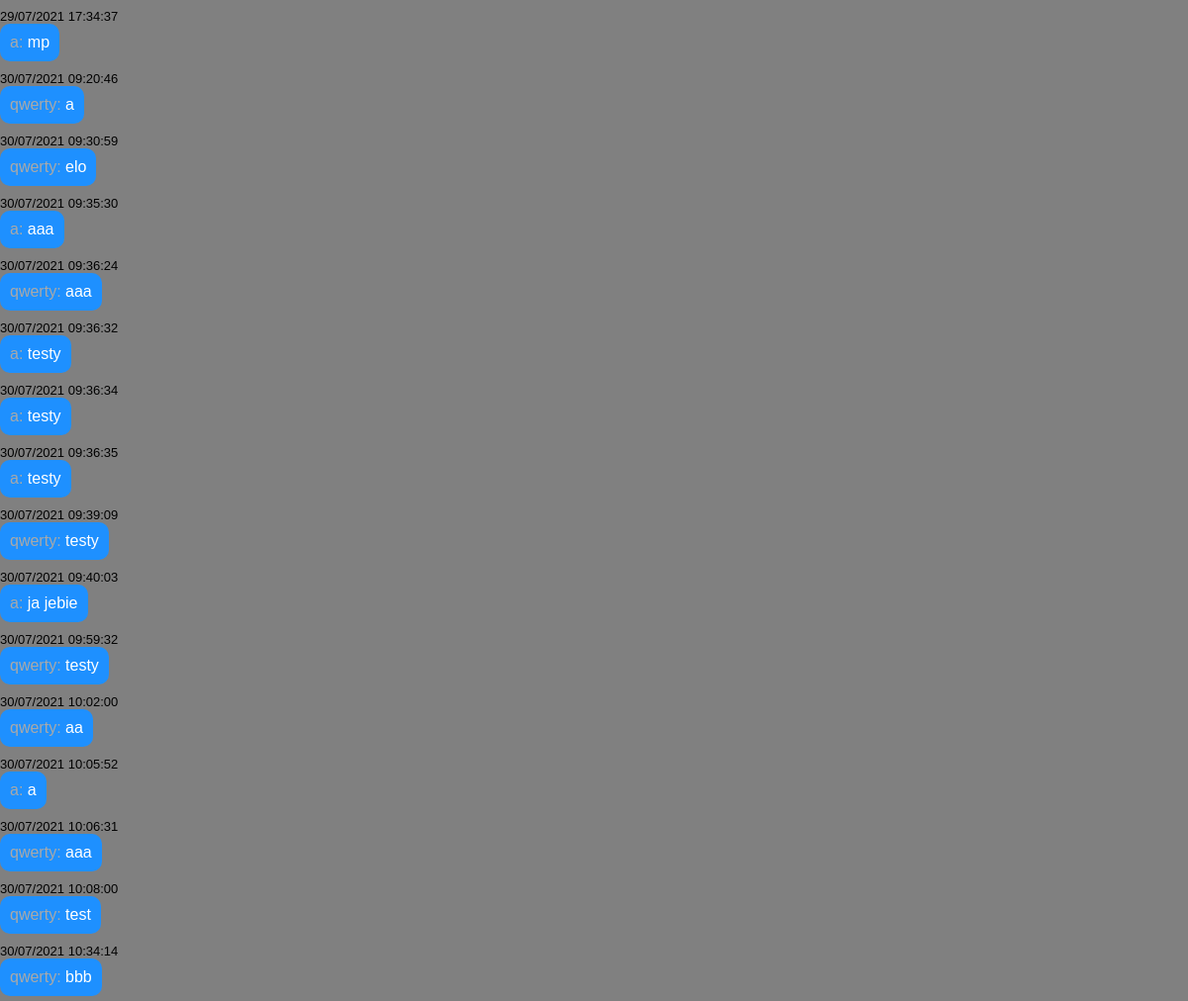
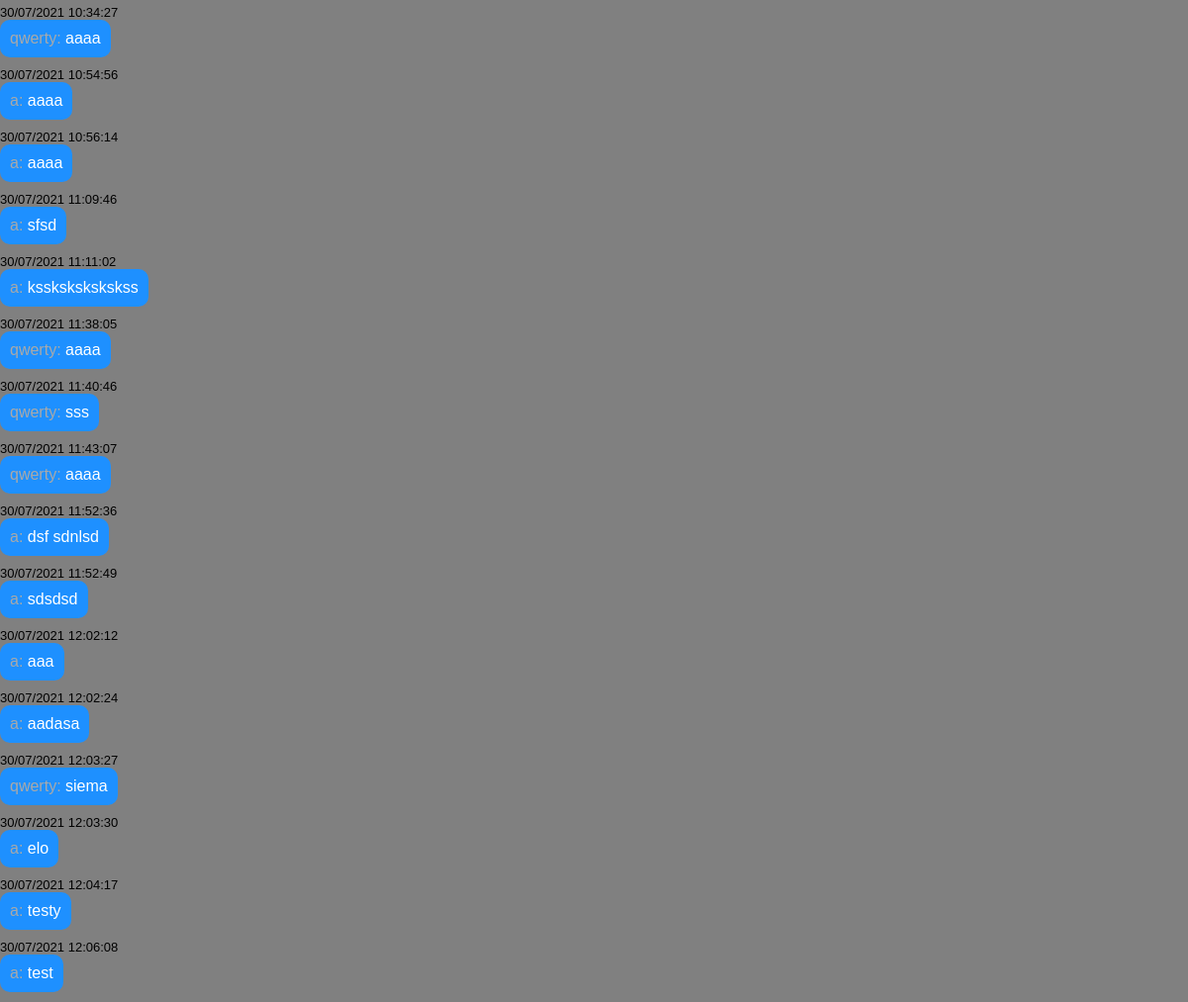
Page /chatbox on the committed database (2 pictures, top to bottom).
### tables this page shows
CREATE TABLE messages (id INTEGER, user_id INTEGER, text TEXT NOT NULL, date TEXT NOT NULL, PRIMARY KEY(id));

CREATE TABLE users (id INTEGER, username TEXT NOT NULL, hash TEXT NOT NULL, PRIMARY KEY(id));

### app.py (the view)
@app.route("/chatbox")
def chatbox():
    messages = db.execute("SELECT * FROM messages")
    users = db.execute("SELECT * FROM users")
    return render_template("chatbox.html", messages=messages, users=users)

### templates/chatbox.html
{% extends "layout.html" %}
{% block body %}
    <div id="chatbox">
    {% for message in messages %}
        {%if message.user_id == session.user_id %}
            <p class="date user_date">{{ message.date }}</p>
            <p class="message user_message"></span>{{ message.text }}</p>
        {% else %}
            <p class="date">{{ message.date }}</p>
            <p class="message"><span class="sender">{{ users[message.user_id - 1].username }}:</span> {{ message.text }}</p>
        {% endif %}
    {% endfor %}
    </div>
{% endblock %}

### templates/layout.html (shortened to what this page needs)
<!DOCTYPE html>
<html lang="en">
    <head>
        <link href="/static/styles.css" rel="stylesheet" type="text/css">
    </head>
    <body>
        {% block body %}{% endblock %}
    </body>
</html>

### static/styles.css (style rules this page uses)
* { margin: 0; padding: 0; font-family: sans-serif; box-sizing: border-box; }
body { height: 100vh; background-color: grey; display: flex; justify-content: center; align-items: center; }
.message { background-color: dodgerblue; padding: 10px; color: white; width: fit-content; height: auto; border-radius: 10px; margin-bottom: 10px; }
.sender { color: darkgray; }
.date { font-size: small; width: fit-content; }

### rows in the picture
messages: date "29/07/2021 17:34:37", text "mp"
users: username "a"
messages: date "30/07/2021 09:20:46", text "a"
users: username "qwerty"
messages: date "30/07/2021 09:30:59", text "elo"
messages: date "30/07/2021 09:35:30", text "aaa"
messages: date "30/07/2021 09:36:24", text "aaa"
messages: date "30/07/2021 09:36:32", text "testy"
messages: date "30/07/2021 09:36:34", text "testy"
messages: date "30/07/2021 09:36:35", text "testy"
messages: date "30/07/2021 09:39:09", text "testy"
messages: date "30/07/2021 09:40:03", text "ja jebie"
messages: date "30/07/2021 09:59:32", text "testy"
messages: date "30/07/2021 10:02:00", text "aa"
messages: date "30/07/2021 10:05:52", text "a"
messages: date "30/07/2021 10:06:31", text "aaa"
messages: date "30/07/2021 10:08:00", text "test"
messages: date "30/07/2021 10:34:14", text "bbb"
messages: date "30/07/2021 10:34:27", text "aaaa"
messages: date "30/07/2021 10:54:56", text "aaaa"
messages: date "30/07/2021 10:56:14", text "aaaa"
messages: date "30/07/2021 11:09:46", text "sfsd"
messages: date "30/07/2021 11:11:02", text "ksskskskskskss"
messages: date "30/07/2021 11:38:05", text "aaaa"
messages: date "30/07/2021 11:40:46", text "sss"
messages: date "30/07/2021 11:43:07", text "aaaa"
messages: date "30/07/2021 11:52:36", text "dsf sdnlsd"
messages: date "30/07/2021 11:52:49", text "sdsdsd"
messages: date "30/07/2021 12:02:12", text "aaa"
messages: date "30/07/2021 12:02:24", text "aadasa"
messages: date "30/07/2021 12:03:27", text "siema"
messages: date "30/07/2021 12:03:30", text "elo"
messages: date "30/07/2021 12:04:17", text "testy"
messages: date "30/07/2021 12:06:08", text "test"
